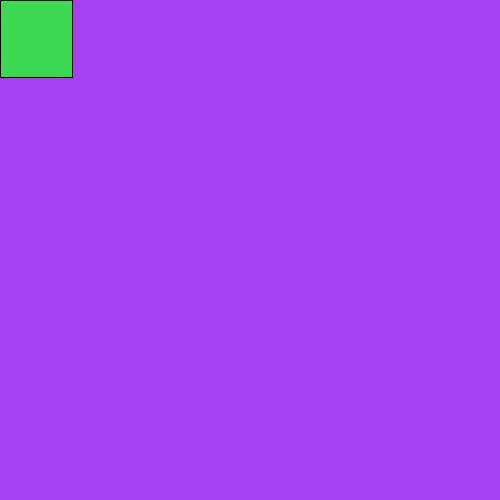
Frame 1 (no input)
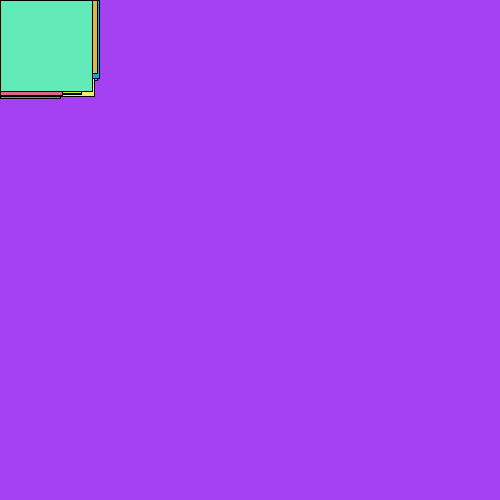
Frame 60 (the mouse pressed at the canvas centre just before this capture)
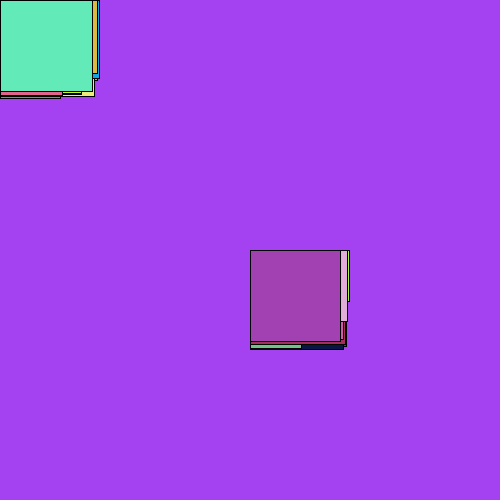
Frame 120 (the mouse held since frame 60 and released just before this capture)

The Processing sketch that drew these frames (run headless with seeded random() and noise(); from frame 60 on, the mouse is pressed at the canvas centre):

// Processing sketch: processing_70955
// ── processing_70955.pde

/*****************************************
 * Assignment 02
 * Kirsten Adams
 * kmadams@brynmawr.edu
 * Course:      CS 110 - Section 01
 * Submitted:    9/19/2012
 *
 * This program attempts to create a sketch utilizing the use of variables, loops, and random().
 *
***********************************************/
  
  void setup() //sets up the sketch
  {
    size (500,500);
    background (random(0,255), random(0,255), random(0,255));
  }

  void draw() //draws the continuous stream of random colored rectangles
  {
  fill (random(0,255), random(0,255), random(0,255));
  float a = random (50,100);
  float b = random (50,100);
  rect (mouseX, mouseY, a, b);
  }

  void mousePressed() //will draw a rectangle any time the mouse is pressed
  {
    rect (mouseX, mouseY, 100,100);
  }
  
  void mouseReleased()// will draw an ellipse anytime the mouse is released
  {
    fill (0);
    stroke (255);
    ellipse (random(0,500), random(0,500), random(0,300), random(0,300));
  }


  void keyPressed() // clears the screen anytime a key is pressed
  {
    fill (255);
    rect (0,0,500,500);
  }
